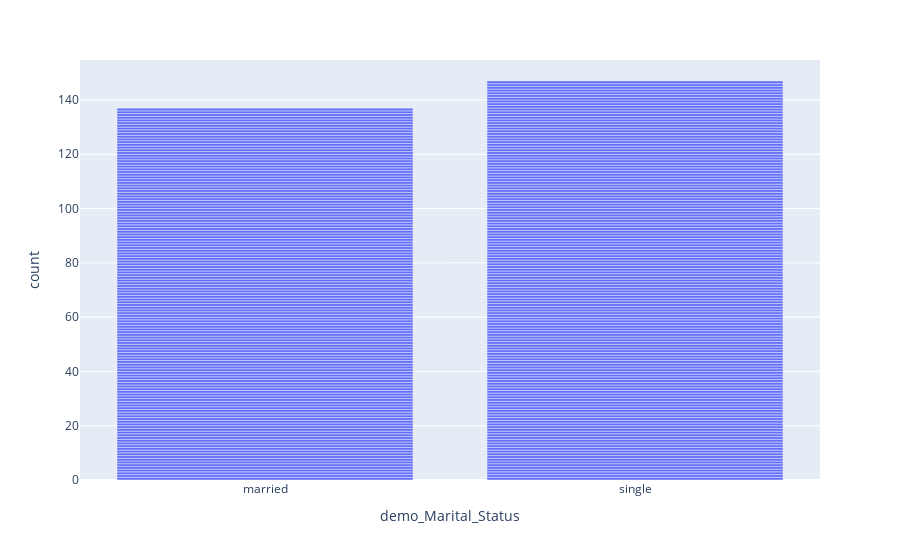

Notebook code for this chart:
### Markdown cell above
<text>4. Approximately 51% of the immigrants are married.</br></text>

### Code cell
px.bar(df, x = "demo_Marital_Status"	)

### Figure 1 — Plotly figure (JSON) as saved in the notebook; plotly's stock layout.template omitted (floating-point values rounded to 4 significant figures; data arrays with more than 128 entries replaced by an {"elided": "..."} marker saying what was removed)
{"data": [{"alignmentgroup": "True", "hovertemplate": "demo_Marital_Status=%{x}<br>count=%{y}<extra></extra>", "legendgroup": "", "marker": {"color": "#636efa", "pattern": {"shape": ""}}, "name": "", "offsetgroup": "", "orientation": "v", "showlegend": false, "textposition": "auto", "type": "bar", "x": {"elided": "284 str values"}, "xaxis": "x", "y": {"elided": "284 int values"}, "yaxis": "y"}], "layout": {"autosize": true, "barmode": "relative", "legend": {"tracegroupgap": 0}, "margin": {"t": 60}, "xaxis": {"anchor": "y", "autorange": true, "domain": [0, 1], "range": [-0.5, 1.5], "title": {"text": "demo_Marital_Status"}, "type": "category"}, "yaxis": {"anchor": "x", "autorange": true, "domain": [0, 1], "range": [0, 154.7], "title": {"text": "count"}, "type": "linear"}}}
